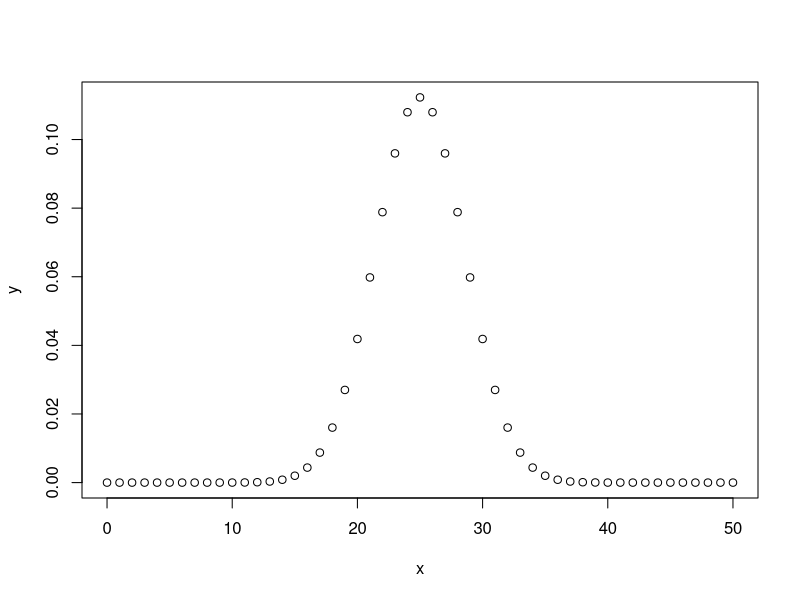
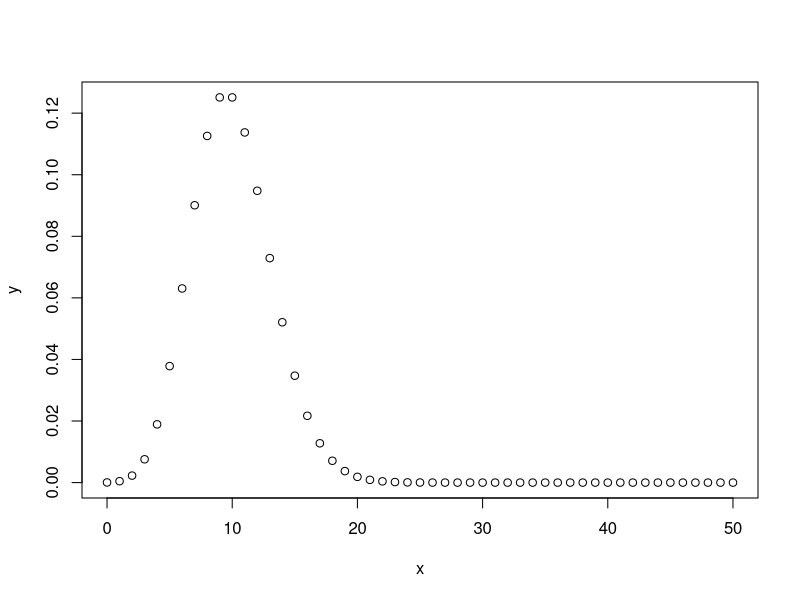

Reproduce these figures in R, in order.
# If you use RStudio, you can use the 
# keyboard shortcut Ctrl + Shift + C ( Command + Shift + C on macOS) to comment out a line of text.

# <if ... else statement>
# 
#  if (....) {
#  statement1
#  } else if (....) {
#  statement2
#  } else { <- not mandatory
#  statement3
#  }


x = 0
if (x<0) {
  print('Negative number')
} else if (x>0){
  print('Positive number')
} else
  print('Zero')


# '''
# <Syntax for loop>
# 
# for (val in sequence)
# {
# statement
# }
# 
# '''

x<- c(2,5,3,9,8,11,6)
count <- 0 
for (val in x) {
  if (val %% 2 == 0 ) count = count +1 # double percentage = remainder
}
print(count)

# <While loop>
i <- 1
while (i<6){
  print(i)
  i = i+1
}

# 3.1 Mean and Variance of discrete random variables

# Mean
x <- c(0,1,2,3)
px <- c(0.25,0.25,0.25,0.25)
mu <-sum(x*px)
mu

# or by using for loop

E = 0
for (i in 1:4){
  E = E + x[i]*px[i]
}
print(E)


# Variance = E(X^2) - E(X)^2

var = sum(x^2*px) - mu^2
var


# The Binomial Probability Distribution

# 3.2 Find Probabilities

# Example: A study found 60% of all the voters favor a certain
# candidate. 
# If 20 voters are randomly selected, what is the probability 
# that exactly 11 voters favor the candidate?
# To compute a probability, P(X=11), we may use 
# '''

dbinom(11, size=20, prob=0.6)



# 3.3 Find Cumulative Probabilities

# The random variable X follows a binomial distribution with 
# n=20 and p=0.6

# Q1 : What is the probability that at most 10 voters favor the candidate ?
# To find a cumulative probability, P(X ≤ 10), we use

pbinom(10, size=20, prob=0.6)


# Q2: What is the probability that more than 12 voters favor the candidate?
# To find P(X > 12), note that this equals 1 – P(X ≤ 12), 
# and then find the Cumulative Probability for the input constant ‘12’.
1-pbinom(12, size=20, prob=0.6)


# Q3: What is the probability that the number of voters who 
# favor the candidate is between 8 and 16, inclusive?
# If you need the probability for a range of values like P(8 ≤ X ≤ 16), 
# find the Cumulative Probability for both ‘7’ and ‘16’ and subtract.

pbinom(16, size=20, prob=0.6)-pbinom(7, size=20, prob=0.6)

# P(8 ≤ X ≤ 16) = P(X  ≤ 16) – P(X ≤ 7) = 0.9630099


# 3.4 Draw The Binomial Probability Distribution

# Create a sample of 50 numbers which are incremented by 1.
x <- seq(0,50,by = 1)
#  Create the binomial distribution.
y <- dbinom(x,50,0.5)
#  Give the chart file a name.
png(file = "dbinom.png")
# Plot the graph for this sample.
plot(x,y)


# 3.5 Poisson Distribution

# The Poisson distribution is the probability distribution of 
# independent event occurrences in an interval.
# If there are twelve cars crossing a bridge per minute on 
# average, find the probability of having exactly seventeen 
# cars crossing the bridge in a particular minute.

dpois(17, lambda=12) # P(x = 17) = 0.03832471


# If there are twelve cars crossing a bridge per minute on 
# average, find the probability of having seventeen or more 
# cars crossing the bridge in a particular minute.
1-ppois(16, lambda=12)
# or
ppois(16, lambda=12, lower=FALSE)   # upper tail

# P(x >=17) = 1 – P(x <=16) = 0.101291


# 3.6 Draw The Poisson Probability Distribution

# Create a sample of 50 numbers which are incremented by 1.
x <- seq(0,50,by = 1)
#  Create the binomial distribution.
y <- dpois(x,10)
# Plot the graph for this sample.
plot(x,y)
